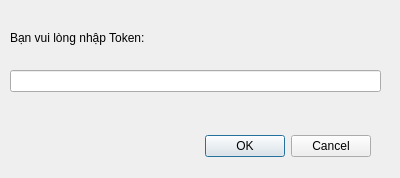
<?xml version="1.0" encoding="UTF-8"?>
<ui version="4.0">
 <class>TokenDialog</class>
 <widget class="QDialog" name="TokenDialog">
  <property name="geometry">
   <rect>
    <x>0</x>
    <y>0</y>
    <width>400</width>
    <height>178</height>
   </rect>
  </property>
  <property name="windowTitle">
   <string>Token</string>
  </property>
  <widget class="QDialogButtonBox" name="buttonBox">
   <property name="enabled">
    <bool>true</bool>
   </property>
   <property name="geometry">
    <rect>
     <x>30</x>
     <y>130</y>
     <width>341</width>
     <height>32</height>
    </rect>
   </property>
   <property name="orientation">
    <enum>Qt::Horizontal</enum>
   </property>
   <property name="standardButtons">
    <set>QDialogButtonBox::Cancel|QDialogButtonBox::Ok</set>
   </property>
  </widget>
  <widget class="QLabel" name="label">
   <property name="geometry">
    <rect>
     <x>10</x>
     <y>30</y>
     <width>161</width>
     <height>16</height>
    </rect>
   </property>
   <property name="text">
    <string>Bạn vui lòng nhập Token:</string>
   </property>
  </widget>
  <widget class="QLineEdit" name="token_edit">
   <property name="geometry">
    <rect>
     <x>10</x>
     <y>70</y>
     <width>371</width>
     <height>22</height>
    </rect>
   </property>
  </widget>
 </widget>
 <resources/>
 <connections>
  <connection>
   <sender>buttonBox</sender>
   <signal>accepted()</signal>
   <receiver>TokenDialog</receiver>
   <slot>accept()</slot>
   <hints>
    <hint type="sourcelabel">
     <x>248</x>
     <y>254</y>
    </hint>
    <hint type="destinationlabel">
     <x>157</x>
     <y>274</y>
    </hint>
   </hints>
  </connection>
  <connection>
   <sender>buttonBox</sender>
   <signal>rejected()</signal>
   <receiver>TokenDialog</receiver>
   <slot>reject()</slot>
   <hints>
    <hint type="sourcelabel">
     <x>316</x>
     <y>260</y>
    </hint>
    <hint type="destinationlabel">
     <x>286</x>
     <y>274</y>
    </hint>
   </hints>
  </connection>
 </connections>
</ui>
